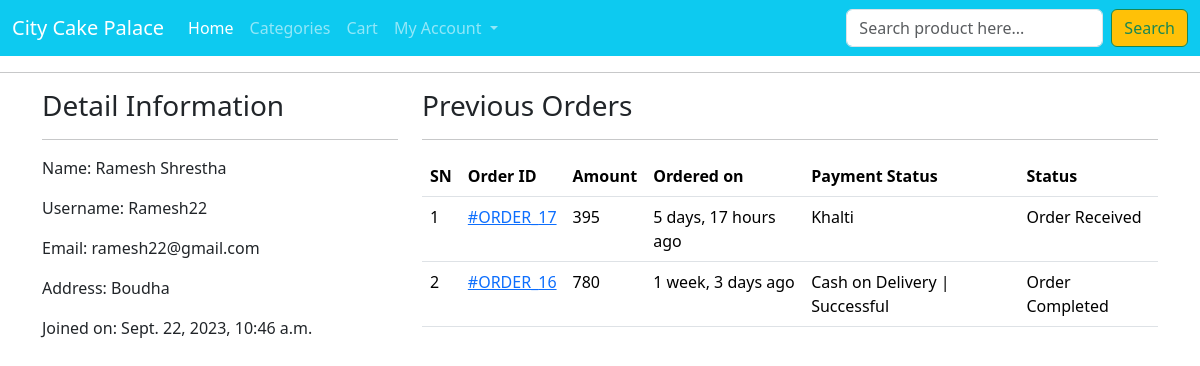
Before: /profile/ (signed in) with the older database file.
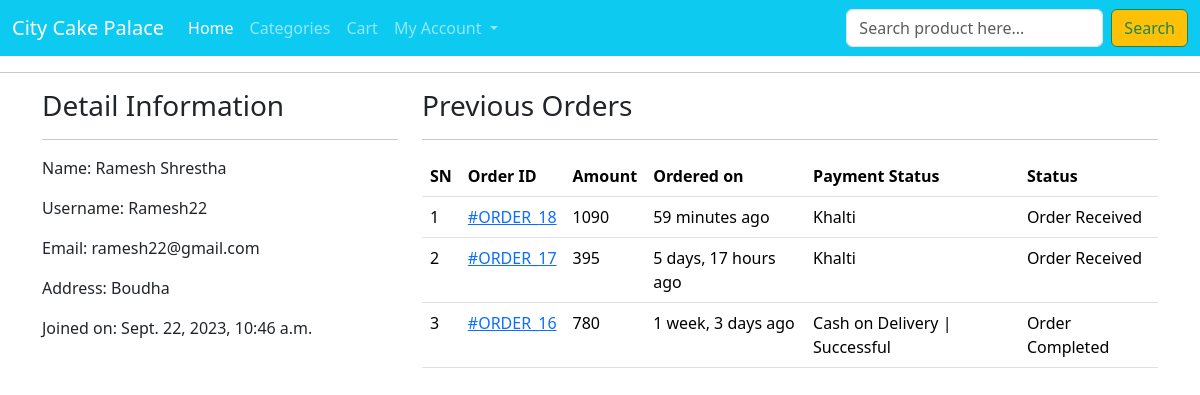
After: the same page with the newer database file.
### ecomapp/models.py (models this page shows, shortened)
class Order(models.Model):
    cart = models.OneToOneField(Cart, on_delete=models.CASCADE)
    ordered_by = models.CharField(max_length=200)
    shipping_address = models.CharField(max_length=200)
    mobile = models.CharField(max_length=10)
    email = models.EmailField()
    subtotal = models.PositiveIntegerField()
    discount = models.PositiveIntegerField()
    total = models.PositiveIntegerField()
    order_status = models.CharField(max_length=50, choices=ORDER_STATUS)
    created_at = models.DateTimeField(auto_now_add=True)
    payment_method = models.CharField(max_length=20, choices=METHOD, default="Cash On Delivery")  # Corrected line
    payment_completed = models.BooleanField(default=False, null=True, blank=True)

### ecomapp/views.py (the view)
# urls.py: path("profile/",CustomerProfileView.as_view(),name='customerprofile'),
class CustomerProfileView(TemplateView):
    template_name = "customerprofile.html"
    def dispatch(self, request, *args, **kwargs):
        if request.user.is_authenticated and Customer.objects.filter(user=request.user).exists():
            pass
        else:
            return redirect("/login/?next=/profile/")
        return super().dispatch(request, *args, **kwargs)
    def get_context_data(self, **kwargs):
        context = super().get_context_data(**kwargs)
        customer = self.request.user.customer
        context['customer'] = customer
        orders = Order.objects.filter(cart__customer=customer).order_by("-id")
        context["orders"] = orders
        return context

### templates/customerprofile.html (shortened to what this page needs)
{% extends 'base.html' %}
{% block content %}
<div class="container">
    <div class="row">
        <div class="col-md-4">
            <h3>Detail Information</h3><hr>
            <p><span class="font-weight-bold">Name: </span> {{customer.full_name}}</p>
            <p><span class="font-weight-bold">Username: </span> {{customer.user.username}}</p>
            <p><span class="font-weight-bold">Email: </span> {{customer.user.email}}</p>
            <p><span class="font-weight-bold">Address: </span> {{customer.address}}</p>
            <p><span class="font-weight-bold">Joined on: </span> {{customer.joined_on}}</p>
        </div>
        <div class="col-md-8">
            <h3>Previous Orders</h3>
            <hr>
            <table class="table">
                <thead>
                    <tr>
                        <th>SN</th>
                        <th>Order ID</th>
                        <th>Amount</th>
                        <th>Ordered on</th>
                        <th>Payment Status</th>
                        <th>Status</th>
                    </tr>
                </thead>
                <tbody>
                    {% for ord in orders %}
                    <tr>
                        <td>{{forloop.counter}}</td>
                        <td><a href="{% url 'ecomapp:customerorderdetail' ord.pk %}"> #ORDER_{{ord.id}}</a></td>
                        <td>{{ord.total}}</td>
                        <td>{{ord.created_at|timesince}} ago</td>
                        <td>{{ord.payment_method}}{% if ord.payment_completed %} | Successful{% elif ord_obj.payment_method == "Cash On DELIVERY" %}Failed{% endif %}</td>
                        <td>{{ord.order_status}}</td>
                    </tr>
                    {% endfor %}
                </tbody>
            </table>
        </div>
    </div>
</div>
{% endblock %}

Changed rows visible on the page:
added Order: id "18", total "1090", created_at "59 minutes", payment_method "Khalti", order_status "Order Received"
